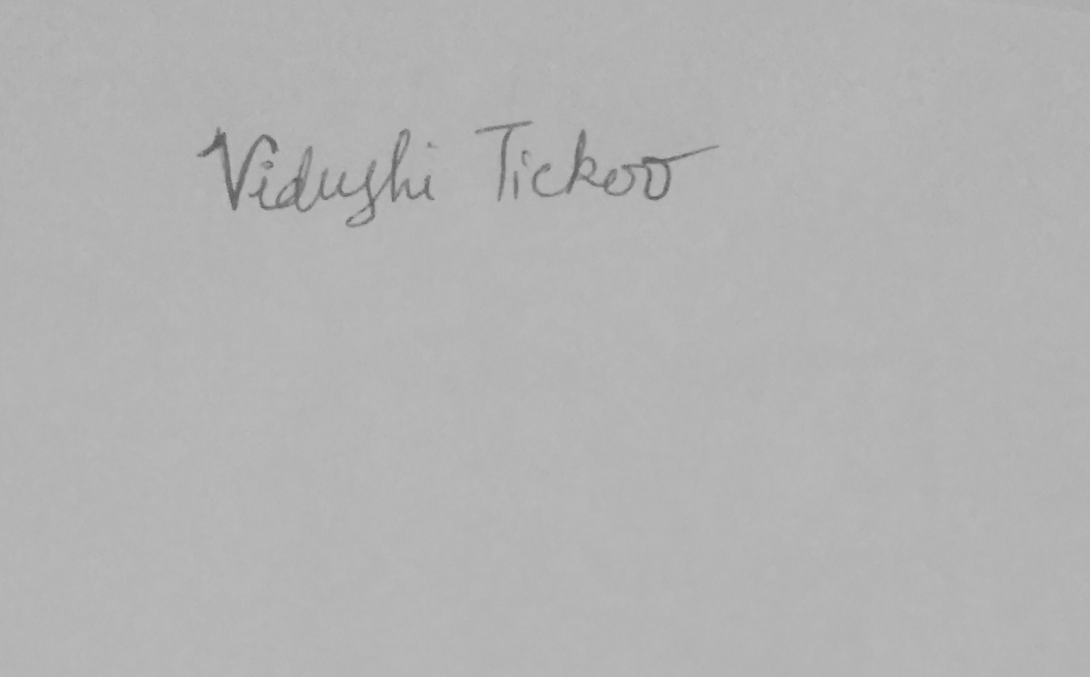
#> input picture 1_original.png, 2179 x 1353 px (shown at 1/2 size)
$ python preprocess.py ../1_original.png
#> lines starting #> are read from the running program, lines starting #| are printed output that depends on the picture
import cv2
import numpy as np
from PIL import Image
import os


def preprocess_image(image_path, target_size=(128, 128)):
    """
    Preprocess a signature image for the Siamese network

    Args:
        image_path (str): Path to the image file
        target_size (tuple): Target size for the image (width, height)

    Returns:
        numpy.ndarray: Preprocessed image array
    """
#> called with image_path = '../1_original.png', target_size = (128, 128)
    # Load the image
    image = cv2.imread(image_path, cv2.IMREAD_GRAYSCALE)
#> image is the input picture: shape (1353, 2179); min 76, max 203, mean 179.2

    if image is None:
        raise ValueError(f"Could not load image from {image_path}")

    # Apply noise reduction
    image = cv2.GaussianBlur(image, (5, 5), 0)

    # Enhance contrast using histogram equalization
    image = cv2.equalizeHist(image)
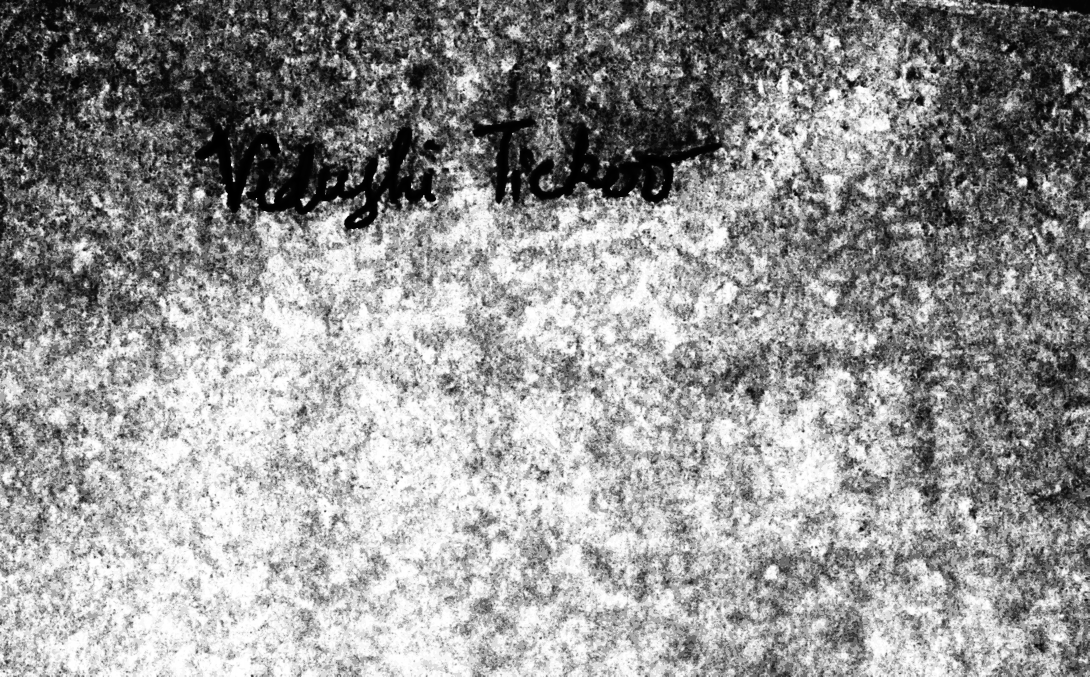
#> image: shape (1353, 2179) (shown at 1/2 size); min 0, max 255, mean 148.6

    # Normalize pixel values to [0, 1]
    image = image.astype(np.float32) / 255.0

    # Resize the image to the target size
    image = cv2.resize(image, target_size)
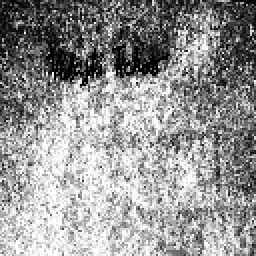
#> image: shape (128, 128) float32 (shown 2 times larger); min 0, max 1, mean 0.583

    # Add channel dimension (for grayscale)
    image = np.expand_dims(image, axis=-1)

    return image


# [70 lines left out: functions normalize_signature, remove_background, clean_signature, not called in this run]


if __name__ == "__main__":
    # Test the preprocessing functions
    import sys
    if len(sys.argv) > 1:
        test_image = sys.argv[1]
        processed = preprocess_image(test_image)
        print(f"Image processed successfully. Shape: {processed.shape}")
#| Image processed successfully. Shape: (128, 128, 1)
    else:
        print("Usage: python preprocess.py <image_path>")
